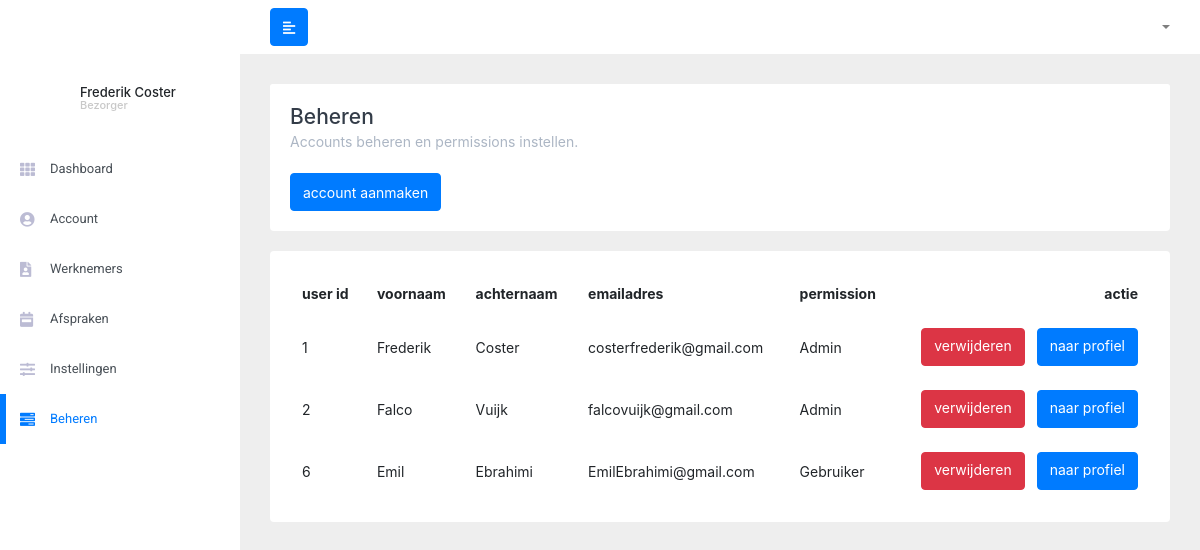
The app's page /beheren.php (signed in) with its own data.
### tables this page shows
CREATE TABLE `users` (
  `id` int(11) NOT NULL,
  `voornaam` varchar(200) NOT NULL,
  `achternaam` varchar(200) NOT NULL,
  `emailadres` varchar(200) NOT NULL,
  `wachtwoord` varchar(200) NOT NULL DEFAULT '0000',
  `permission` varchar(200) NOT NULL,
  `telefoonnummer` varchar(200) NOT NULL,
  `woonplaats` varchar(200) NOT NULL,
  `geboortedatum` varchar(200) NOT NULL,
  `geslacht` varchar(200) NOT NULL,
  `baan` varchar(200) NOT NULL,
  `avatar` varchar(200) NOT NULL DEFAULT 'avatar/default.jpg',
  `created_at` timestamp NULL DEFAULT current_timestamp()
);

### php/user_session.php (called while the page is built, shortened)
<?php
require("dbconfig.php");
$id = $_SESSION['user_id'];
$result = mysqli_query($conn,"SELECT * FROM `users` WHERE id = '$id'");
$row = mysqli_fetch_array($result);
$voornaam = $row['voornaam'];
$achternaam = $row['achternaam'];
$permission = $row['permission'];
$baan = $row['baan'];
$volnaam = $voornaam . ' ' . $achternaam;
 ?>

### beheren.php (the view, shortened to what this page needs)
<?php
  include 'php/user_session.php';
 ?>
<!DOCTYPE html>
<html lang="nl">
<head>
  <link rel="stylesheet" type="text/css" href="assets/fontawesome/css/all.css">
  <link href="css/bootstrap/bootstrap.min.css" rel="stylesheet">
  <link href="css/style.css" rel="stylesheet">
</head>
<body>
  <div class="d-flex" id="wrapper">
    <div id="sidebar-wrapper">
      <div class="sidebar-heading">
      </div>
      <div class="sidebar-profile">
        <div class="sidebar-profile-inner">
          <div class="sidebar-profile-image">
          </div>
          <div class="profile-name-container">
            <span class="profile-name"><?php echo $volnaam; ?></span>
            <span class="profile-name-under"><?php echo $baan; ?></span>
          </div>
        </div>
      </div>
      <div class="list-group list-group-flush">
        <a href="index.php" class="list-group-item list-group-item-action">
          <i class="fas link-icon fa-th"></i>
          <span>Dashboard</span>
        </a>
        <a href="account.php" class="list-group-item list-group-item-action">
          <i class="fas link-icon fa-user-circle"></i>
          <span>Account</span>
        </a>
        <a href="#" class="list-group-item list-group-item-action">
          <i class="fas link-icon fa-file-user"></i>
          <span>Werknemers</span>
        </a>
        <a href="#" class="list-group-item list-group-item-action">
          <i class="fas link-icon fa-calendar-week"></i>
          <span>Afspraken</span>
        </a>
        <a href="instellingen.php" class="list-group-item list-group-item-action">
          <i class="fas link-icon fa-sliders-h"></i>
          <span>Instellingen</span>
        </a>
        <?php
          if ($permission == "Admin") {
            echo '<a href="beheren.php" class="list-group-item list-group-item-active list-group-item-action">';
            echo '<div class="active-line"></div>';
            echo '<i class="fas link-icon fa-tasks-alt"></i>';
            echo '<span>Beheren</span>';
            echo '</a>';
          }
         ?>
      </div>
    </div>
    <div id="page-content-wrapper">
      <nav class="navbar navbar-expand-lg navbar-light">
        <button class="btn btn-primary" id="menu-toggle"><i class="fas fa-align-left"></i></button>
        <div class="collapse navbar-collapse" id="navbarSupportedContent">
          <ul class="navbar-nav ml-auto mt-2 mt-lg-0">
            <li class="nav-item dropdown">
              <a class="nav-link dropdown-toggle" href="#" id="navbarDropdown" role="button" data-toggle="dropdown" aria-haspopup="true" aria-expanded="false">
              </a>
            </li>
          </ul>
        </div>
      </nav>
      <div class="container-fluid">
        <div class="card mb-20">
          <div class="card-header">
            <h4 class="card-title">Beheren</h4>
            <span class="card-title-description">Accounts beheren en permissions instellen.</span>
          </div>
          <div class="card-body">
            <button class="btn btn-primary" type="submit" name="button" data-toggle="modal" data-target=".bd-example-modal-lg">account aanmaken</button><br>
          </div>
        </div>
        <div class="card mb-20 pt-20">
          <div class="card-body">
            <?php
            include_once("php/dbconfig.php");
            $sql = "SELECT * FROM users";
            $result = $conn->query($sql);
            if ($result->num_rows > 0) {
              echo '<div class="test">';
              echo '<table class="table ">';
              echo '<thead>';
              echo '<tr>';
              echo '<th>user id</th>';
              echo '<th>voornaam</th>';
              echo '<th>achternaam</th>';
              echo '<th>emailadres</th>';
              echo '<th>permission</th>';
              echo '<th class="text-right">actie</th>';
              echo '</tr>';
                while($row = $result->fetch_assoc()) {
                    $profile_id = $row["id"];
                    echo '</thead>';
                    echo '<tbody>';
                    echo '<tr>';
                    echo '<td class="align-middle">'.$row["id"].'</td>';
                    echo '<td class="align-middle">'.$row["voornaam"].'</td>';
                    echo '<td class="align-middle">'.$row["achternaam"].'</td>';
                    echo '<td class="align-middle">'.$row["emailadres"].'</td>';
                    echo '<td class="align-middle">'.$row["permission"].'</td>';
                    echo '<td class="text-right">
                            <a href="php/beheren.php?delete='.$profile_id.'" class="btn btn-danger mr-2">'.'verwijderen'.'</a>
                            <a href="profile.php?id='.$profile_id.'" class="btn btn-primary">'.'naar profiel'.'</a>
                          </td>';
                    echo '</tbody>';
                }
                echo '</table>';
                echo '</div>';
            }
            else {
               echo "0 results";
            }
            ?>
          </div>
        </div>
    </div>
    </div>
  </div>
</body>
</html>

### css/style.css (style rules this page uses)
body { overflow-x: hidden; background-color: #EEEEEE; }
* { box-sizing: border-box; }
#sidebar-wrapper { height: 100vh; margin-left: -15rem; -webkit-transition: margin .25s ease-out; -moz-transition: margin .25s ease-out; -o-transition: margin .25s ease-out; transition: margin .25s ease-out; background-color: #FFFFFF; }
#sidebar-wrapper .sidebar-heading { display: flex; padding: 8px 16px; height: 54px; }
#sidebar-wrapper .list-group { width: 15rem; }
#sidebar-wrapper .list-group .list-group-item { align-items: center; display: flex; border: none; padding: 0px; height: 50px; margin: 0; }
#sidebar-wrapper .list-group .list-group-item-active .link-icon, #sidebar-wrapper .list-group .list-group-item-active span { color: #007bff !important; }
#sidebar-wrapper .list-group .list-group-item .active-line { background-color: #007bff; position: absolute; width: 6px; height: 100%; }
#sidebar-wrapper .list-group .list-group-item .link-icon { margin: 0px 5px 0px 20px; font-size: 15px; color: #bcbcd4; width: 25px; }
#sidebar-wrapper .list-group .list-group-item span { font-family: 'Roboto', sans-serif; font-size: 13px !important; }
.navbar { background-color: #FFFFFF; padding: 8px 30px; }
#navbarDropdown { display: flex; align-items: center; padding: 0; }
.sidebar-profile { padding: 20px; }
.sidebar-profile-inner { flex-direction: row; align-items: center; display: flex; }
.sidebar-profile .sidebar-profile-image { width: 50px; height: 50px; overflow: hidden; border-radius: 50%; }
.sidebar-profile .profile-name-container { display: flex; flex-direction: column; margin-left: 10px; line-height: 13px; }
.sidebar-profile .profile-name { font-weight: 500; font-size: 13px; }
.sidebar-profile .profile-name-under { font-weight: 500; font-size: 11px; color: #C8C8C8; }
#page-content-wrapper { min-width: 100vw; }
.container-fluid { padding: 30px 30px 0px 30px; }
.card { border: none; }
.card-header { background-color: #FFFFFF; padding: 20px 20px 20px 20px; border: none; }
.card-header .card-title { margin: 0 !important; align-self: center; color: #333C48; font-size: 21px; }
.card-header .card-title-description { font-size: 14px; color: #ACB6C4; }
.card-body { padding: 0px 20px 20px 20px; }
.btn-primary, .btn-danger { font-size: 14px; height: 38px; align-self: flex-end; }
.mb-20 { margin-bottom: 20px; }
.pt-20 { padding-top: 20px; }
table { white-space: nowrap; }
.test { overflow-x:auto; }
table { font-size: 14px; margin-bottom: 0px !important; }
th, td, tr, tbody, thead { border: none !important; }
@media (min-width: 768px) { #sidebar-wrapper { margin-left: 0; } }
@media (min-width: 768px) { #page-content-wrapper { min-width: 0; width: 100%; } }

### records on screen
users: volnaam "Frederik Coster", baan "Bezorger", id "1", voornaam "Frederik", achternaam "Coster", emailadres "costerfrederik@gmail.com", permission "Admin"
users: id "2", voornaam "Falco", achternaam "Vuijk", emailadres "falcovuijk@gmail.com", permission "Admin"
users: id "6", voornaam "Emil", achternaam "Ebrahimi", emailadres "EmilEbrahimi@gmail.com", permission "Gebruiker"
